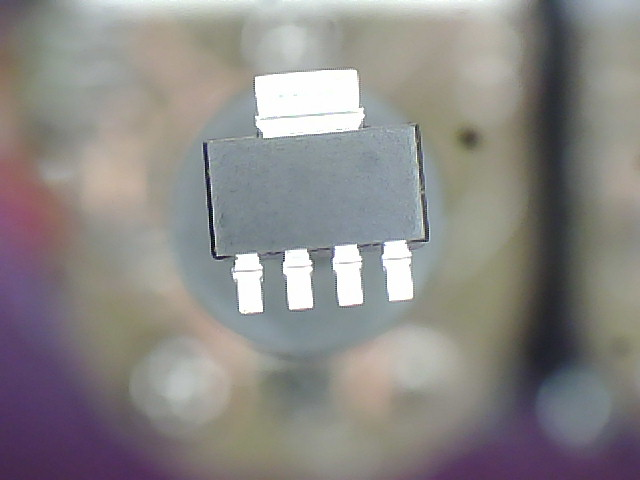
#> input picture lab6/task22.jpg, 640 x 480 px
$ python test2.py
#> lines starting #> are read from the running program, lines starting #| are printed output that depends on the picture; after the words box and inside, x2 and y2 are one past the last pixel; in counts of white or black regions, pixels touching at a corner belong together; long printed decimals are rounded
# -*- coding: utf-8 -*-
"""
OpenCV中的霍夫变换
1.cv2.HoughLines(),返回一个(长度，角度)的数组，前者以像素为单位进行测量，后者以弧度为单位进行测量
2.该函数的第一个参数是二值图像，应用阈值或使用canny边缘检测，然后才应用霍夫变换。
  第二个参数和第三个参数分别为长度和角度，第四个参数是阈值。
"""

import cv2 as cv
import numpy as np

img = cv.imread('task22.jpg')
#> img is the input picture: shape (480, 640, 3); mean B, G, R 134.2, 136.2, 138.9
gray = cv.cvtColor(img, cv.COLOR_BGR2GRAY)
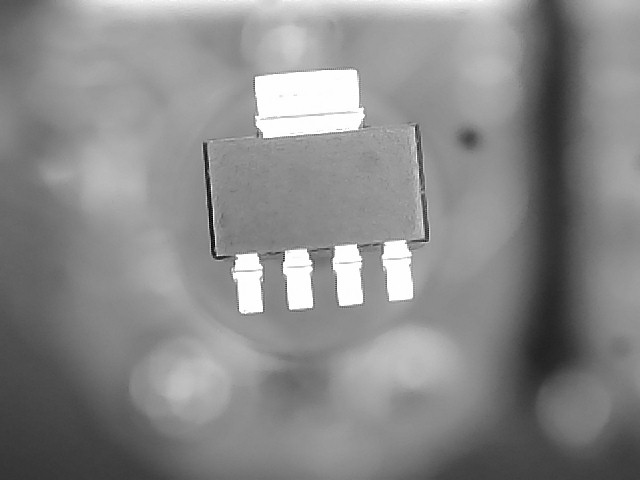
#> gray: shape (480, 640); min 0, max 255, mean 136.8
edges = cv.Canny(gray, 50, 150, apertureSize=3)
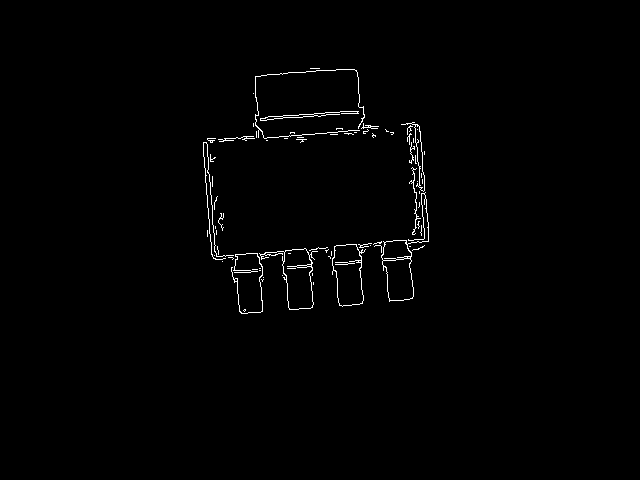
#> edges: shape (480, 640); 0.94% white in thin lines or dots, all inside (x1, y1, x2, y2) = (203, 68, 429, 314)

lines = cv.HoughLines(edges, 1, np.pi / 180, 75)
#> lines = [[274, 1.48], [160, 1.48], [270, 1.5], [155, 1.5], [-402, 3.05], [135, 1.5], [-189, 3.05], [137, 1.5]]
print('lines', lines, 'len', len(lines))
#| lines [[[ 274.           1.484]]
#|  [[ 160.           1.484]]
#|  [[ 270.           1.501]]
#|  [[ 155.           1.501]]
#|  [[-402.           3.054 ]]
#|  [[ 135.           1.501]]
#|  [[-189.           3.054 ]]
#|  [[ 137.           1.501]]] len 8

# 获取霍夫线数组长度
for i in range(len(lines)):
    for rho, theta in lines[i]:
        a = np.cos(theta)
        b = np.sin(theta)
        x0 = a * rho
        y0 = b * rho
        x1 = int(x0 + 1000 * (-b))
        y1 = int(y0 + 1000 * (a))
        x2 = int(x0 - 1000 * (-b))
        y2 = int(y0 - 1000 * (a))

        print("%d, %d\n", x1, y1)
        print("%d, %d\n", x2, y2)

        cv.line(img, (x1, y1), (x2, y2), (0, 0, 255), 2)
#> this loop made 8 passes
#> (printed output is left out)
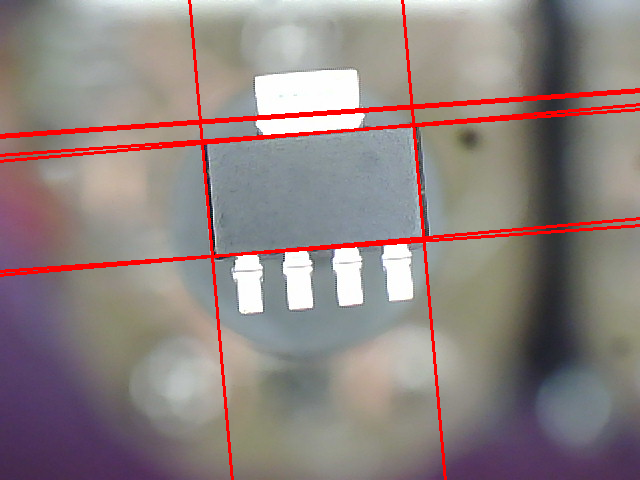
#> img: shape (480, 640, 3); 4.12% of pixels changed, all inside (x1, y1, x2, y2) = (0, 0, 640, 480)

cv.imwrite('houghlines3.png', img)
cv.imshow('res', img)
cv.waitKey(0) & 0xFF
cv.destroyAllWindows()
